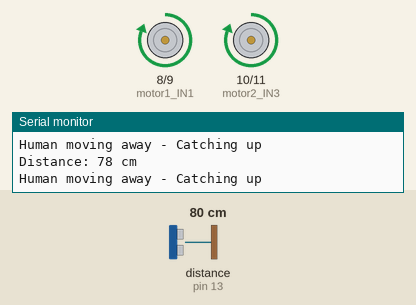
Simulated run of this sketch. Board: Arduino Uno, built with avr-gcc and run on an emulated ATmega328P. On the bench: motor-driver pin pairs drawn as motors (green arrow = first pin HIGH = forward, orange = second pin HIGH = backward, longer = more drive, scaled by the enable pin), the last lines printed to the serial monitor. Wiring (inferred from the names in the program): ultrasonic range finder: trigger pin 12; echo pin 13. The test bench sets the inputs (shaded band); at power-on: distance to the obstacle (sensor on pin 13) 80 cm. The echo pulse lasts 58.3 µs per cm.

Above: at 1.2 s.
1.3 s: distance to the obstacle (sensor on pin 13) set to 34 cm
2.8 s: distance to the obstacle (sensor on pin 13) set to 30 cm
At 4.0 s:
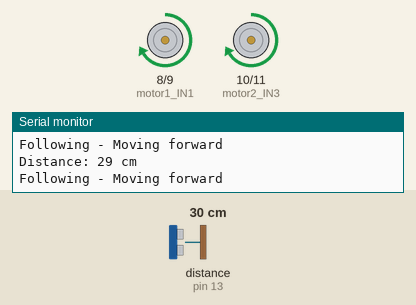
4.3 s: distance to the obstacle (sensor on pin 13) set to 12 cm
5.8 s: distance to the obstacle (sensor on pin 13) set to 9 cm
At 6.4 s:
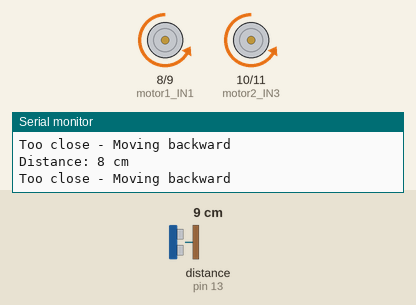
7.3 s: distance to the obstacle (sensor on pin 13) set to 120 cm
At 8.1 s:
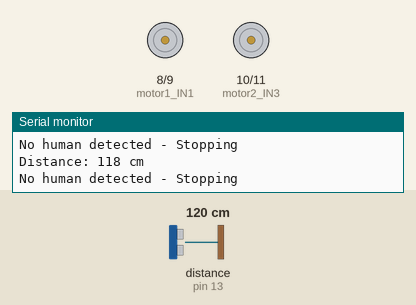
8.8 s: distance to the obstacle (sensor on pin 13) set to 107 cm
10.3 s: distance to the obstacle (sensor on pin 13) set to 98 cm
At 11.0 s:
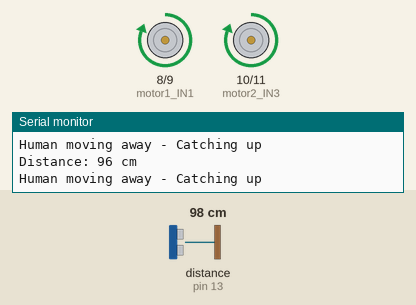
Timing chart, 0 to 12.9 s (numbered marks = the images above; inputs shaded):
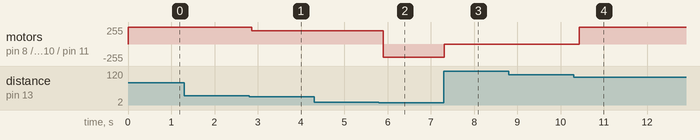

The sketch:

RoboticCar.ino
```cpp
// Motor 1 pins
int motor1_IN1 = 8;
int motor1_IN2 = 9;
int motor1_ENA = 5;

// Motor 2 pins
int motor2_IN3 = 10;
int motor2_IN4 = 11;
int motor2_ENB = 6;

// Ultrasonic sensor pins
int trigPin = 12;
int echoPin = 13;

// Distance thresholds (in cm)
int followDistance =30 ;   // Target distance to follow (30cm)
int stopDistance = 10;     // Stop if too close
int maxDistance = 100;     // Stop following if too far

void setup() {
  pinMode(motor1_IN1, OUTPUT);
  pinMode(motor1_IN2, OUTPUT);
  pinMode(motor1_ENA, OUTPUT);
  pinMode(motor2_IN3, OUTPUT);
  pinMode(motor2_IN4, OUTPUT);
  pinMode(motor2_ENB, OUTPUT);

  pinMode(trigPin, OUTPUT);
  pinMode(echoPin, INPUT);

  Serial.begin(9600);
}

// Function to measure distance from ultrasonic sensor
long measureDistance() {
  digitalWrite(trigPin, LOW);
  delayMicroseconds(2);

  digitalWrite(trigPin, HIGH);
  delayMicroseconds(10);
  digitalWrite(trigPin, LOW);

  long duration = pulseIn(echoPin, HIGH);
  long distance = duration * 0.034 / 2;  // Convert to cm

  return distance;
}

void moveForward(int speed) {
  digitalWrite(motor1_IN1, HIGH);
  digitalWrite(motor1_IN2, LOW);
  digitalWrite(motor2_IN3, HIGH);
  digitalWrite(motor2_IN4, LOW);

  analogWrite(motor1_ENA, speed);
  analogWrite(motor2_ENB, speed);
}

void moveBackward(int speed) {
  digitalWrite(motor1_IN1, LOW);
  digitalWrite(motor1_IN2, HIGH);
  digitalWrite(motor2_IN3, LOW);
  digitalWrite(motor2_IN4, HIGH);

  analogWrite(motor1_ENA, speed);
  analogWrite(motor2_ENB, speed);
}

void turnLeft(int speed) {
  digitalWrite(motor1_IN1, LOW);
  digitalWrite(motor1_IN2, HIGH);
  digitalWrite(motor2_IN3, HIGH);
  digitalWrite(motor2_IN4, LOW);

  analogWrite(motor1_ENA, speed);
  analogWrite(motor2_ENB, speed);
}

void turnRight(int speed) {
  digitalWrite(motor1_IN1, HIGH);
  digitalWrite(motor1_IN2, LOW);
  digitalWrite(motor2_IN3, LOW);
  digitalWrite(motor2_IN4, HIGH);

  analogWrite(motor1_ENA, speed);
  analogWrite(motor2_ENB, speed);
}

void stopRobot() {
  digitalWrite(motor1_IN1, LOW);
  digitalWrite(motor1_IN2, LOW);
  digitalWrite(motor2_IN3, LOW);
  digitalWrite(motor2_IN4, LOW);
}

void loop() {
  long distance = measureDistance();

  Serial.print("Distance: ");
  Serial.print(distance);
  Serial.println(" cm");

  // If no object detected or too far away
  if (distance > maxDistance || distance == 0) {
    stopRobot();
    Serial.println("No human detected - Stopping");
  }
  // If human is too close - move backward
  else if (distance < stopDistance) {
    moveBackward(200);
    Serial.println("Too close - Moving backward");
  }
  // If human is at good distance - move forward
  else if (distance >= stopDistance && distance <= followDistance) {
    moveForward(200);
    Serial.println("Following - Moving forward");
  }
  // If human is moving away - catch up
  else if (distance > followDistance) {
    moveForward(255);  // Maximum speed to catch up
    Serial.println("Human moving away - Catching up");
  }

  delay(200);  // Small delay for sensor stability
}
```

Measured:
- the behaviour switches between 32 and 31 cm on distance to the obstacle (sensor on pin 13) (found by bisection; images 0 and 1)
- the behaviour switches between 11 and 10 cm on distance to the obstacle (sensor on pin 13) (found by bisection; images 1 and 2)
- the behaviour switches between 103 and 102 cm on distance to the obstacle (sensor on pin 13) (found by bisection; images 3 and 4)
- after the input at 2.8 s, motor on pin 8 (motor1_IN1) / pin 9 (motor1_IN2), motor on pin 10 (motor2_IN3) / pin 11 (motor2_IN4): forward 255/255 → forward 200/255 after 0.06 s
- after the input at 5.8 s, motor on pin 8 (motor1_IN1) / pin 9 (motor1_IN2), motor on pin 10 (motor2_IN3) / pin 11 (motor2_IN4): forward 200/255 → backward 200/255 after 0.10 s
- after the input at 7.3 s, motor on pin 8 (motor1_IN1) / pin 9 (motor1_IN2), motor on pin 10 (motor2_IN3) / pin 11 (motor2_IN4): backward 200/255 → stopped at once
- after the input at 10.3 s, motor on pin 8 (motor1_IN1) / pin 9 (motor1_IN2), motor on pin 10 (motor2_IN3) / pin 11 (motor2_IN4): stopped → forward 255/255 after 0.13 s
